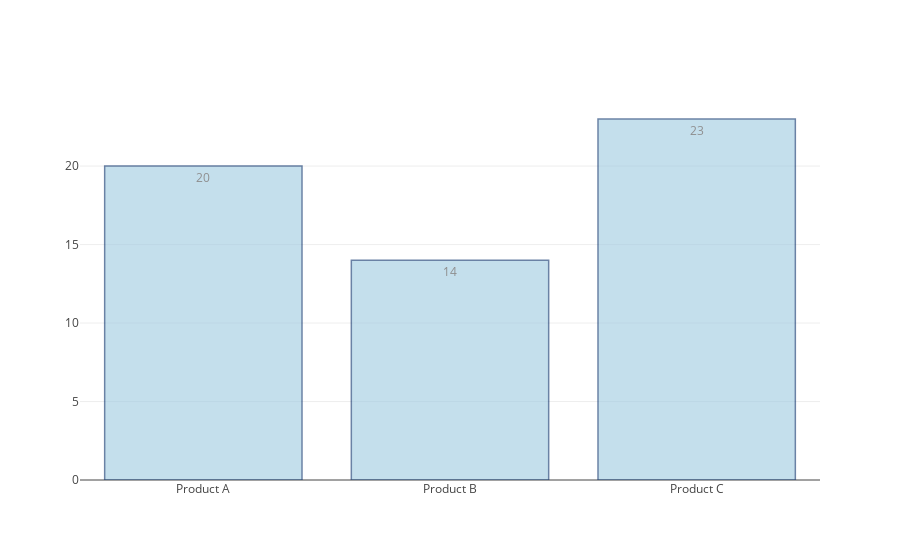

The notebook cell saved with this chart:
### Markdown cell above
# Bar Chart with Direct Labels

### Code cell
import plotly.graph_objs as go

x = ['Product A', 'Product B', 'Product C']
y = [20, 14, 23]

data = [go.Bar(
            x=x,
            y=y,
            text=y,
            textposition = 'auto',
            marker=dict(
                color='rgb(158,202,225)',
                line=dict(
                    color='rgb(8,48,107)',
                    width=1.5),
            ),
            opacity=0.6
        )]

pyo.iplot(data, filename='bar-direct-labels')

### Figure 1 — Plotly figure (JSON) as saved in the notebook; plotly's stock layout.template omitted (floating-point values rounded to 4 significant figures)
{"data": [{"marker": {"color": "rgb(158,202,225)", "line": {"color": "rgb(8,48,107)", "width": 1.5}}, "opacity": 0.6, "text": ["20", "14", "23"], "textposition": "auto", "type": "bar", "uid": "46a740bf-a685-4410-941c-c238429c40aa", "x": ["Product A", "Product B", "Product C"], "y": [20, 14, 23]}], "layout": {}}
